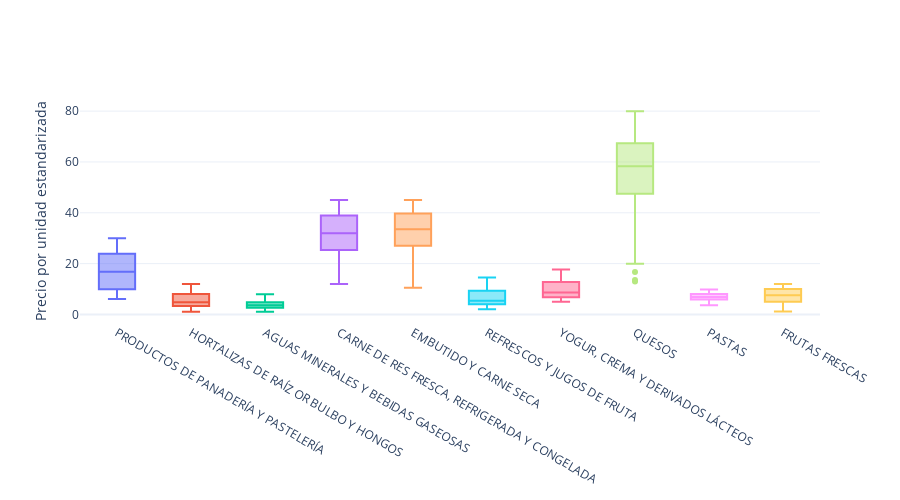

Notebook source saved alongside this figure:
### Code cell
#Seleccionar top 10 subclases con más observaciones
# ===============================
top10_subclases = (
    df.groupby("subclase_inei")["precio_por_unidad_estandar"]
    .count()
    .sort_values(ascending=False)
    .head(10)
    .index
)


fig = go.Figure()

for cat in top10_subclases:
    fig.add_trace(go.Box(
        y=df[df["subclase_inei"] == cat]["precio_por_unidad_estandar"],
        name=cat
    ))

fig.update_layout(
    title=None,
    yaxis_title="Precio por unidad estandarizada",
    template="plotly_white",
    showlegend=False,
    width=900,
    height=500
)

fig.show()


fig.write_image("results/Alimentos/grafico_boxplot_subclase_top10.pdf")

### Figure 1 — Plotly figure (JSON) as saved in the notebook; plotly's stock layout.template omitted (floating-point values rounded to 4 significant figures; data arrays with more than 128 entries replaced by an {"elided": "..."} marker saying what was removed)
{"data": [{"name": "PRODUCTOS DE PANADERÍA Y PASTELERÍA", "type": "box", "y": {"elided": "12538 float values"}}, {"name": "HORTALIZAS DE RAÍZ OR BULBO Y HONGOS", "type": "box", "y": {"elided": "10406 float values"}}, {"name": "AGUAS MINERALES Y BEBIDAS GASEOSAS", "type": "box", "y": {"elided": "10169 float values"}}, {"name": "CARNE DE RES FRESCA, REFRIGERADA Y CONGELADA", "type": "box", "y": {"elided": "9476 float values"}}, {"name": "EMBUTIDO Y CARNE SECA", "type": "box", "y": {"elided": "9070 float values"}}, {"name": "REFRESCOS Y JUGOS DE FRUTA", "type": "box", "y": {"elided": "6517 float values"}}, {"name": "YOGUR, CREMA Y DERIVADOS LÁCTEOS", "type": "box", "y": {"elided": "6042 float values"}}, {"name": "QUESOS", "type": "box", "y": {"elided": "5987 float values"}}, {"name": "PASTAS", "type": "box", "y": {"elided": "5911 float values"}}, {"name": "FRUTAS FRESCAS", "type": "box", "y": {"elided": "5720 float values"}}], "layout": {"height": 500, "showlegend": false, "title": {}, "width": 900, "yaxis": {"title": {"text": "Precio por unidad estandarizada"}}}}
